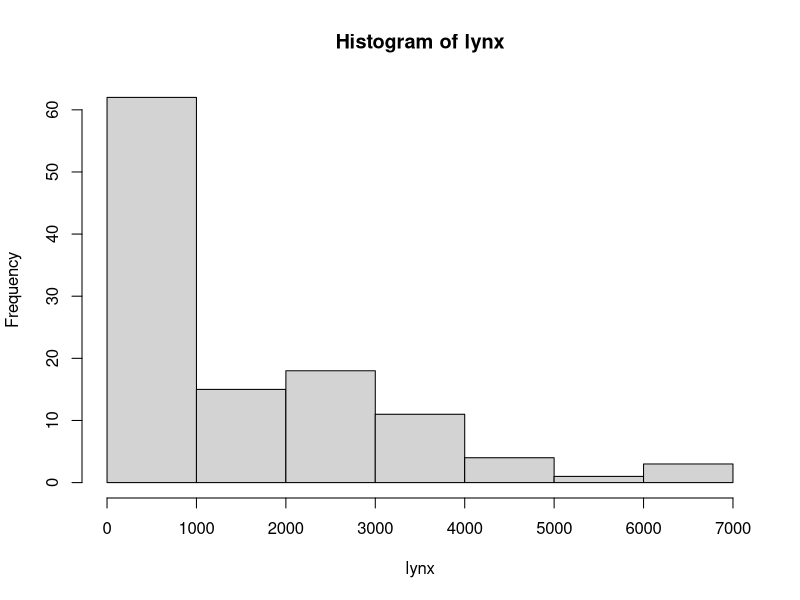
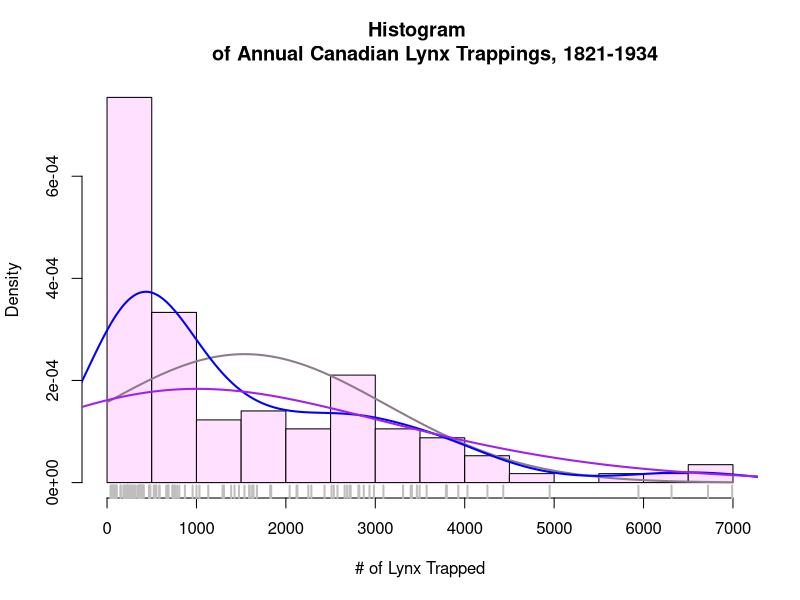

Reproduce these figures in R, in order.
# File:   OverlayingPlots.R; Course: R: An Introduction (with RStudio)

# INSTALL AND LOAD PACKAGES ################################
library(datasets)  # Load/unload base packages manually

# LOAD DATA ################################################
# Annual Canadian Lynx trappings 1821-1934
?lynx
head(lynx)

# HISTOGRAM ################################################
# Default
hist(lynx)

# Add some options
hist(lynx, breaks = 14, freq = FALSE, col = "thistle1", main = paste("Histogram 
     of Annual Canadian Lynx", "Trappings, 1821-1934"), xlab = "# of Lynx Trapped")

# Add a normal distribution
curve(dnorm(x, mean = mean(lynx), sd = sd(lynx)), col = "thistle4", lwd = 2, add = TRUE)

# Add two kernel density estimators
lines(density(lynx), col = "blue", lwd = 2)
lines(density(lynx, adjust = 3), col = "purple", lwd = 2)

# Add a rug plot
rug(lynx, lwd = 2, col = "gray")

# CLEAN UP #################################################
# Clear packages
detach("package:datasets", unload = TRUE)  # For base
# Clear plots
dev.off()  # But only if there IS a plot
# Clear console
cat("\014")  # ctrl+L
# Clear mind :)